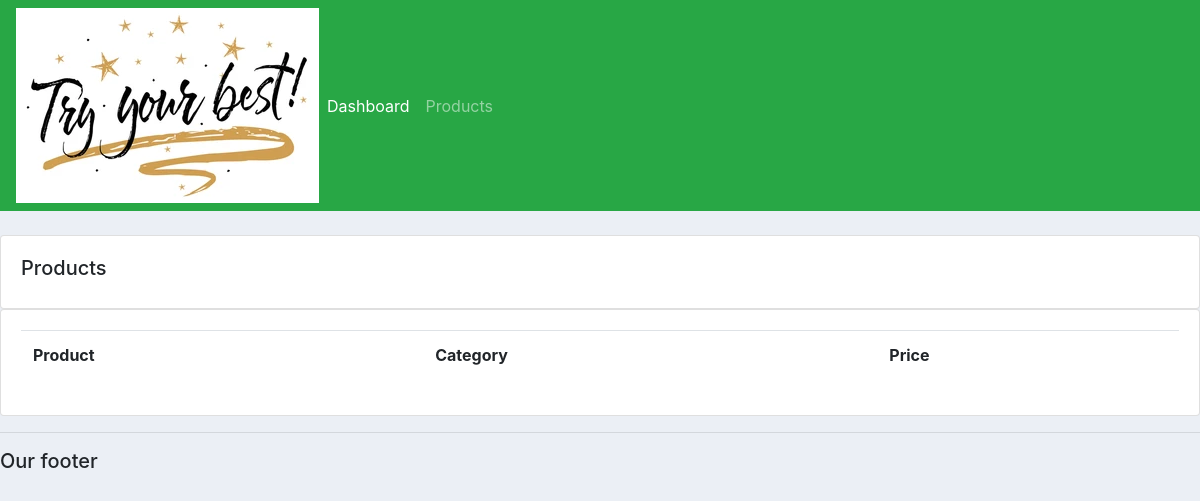
The app's page /products/, older data.
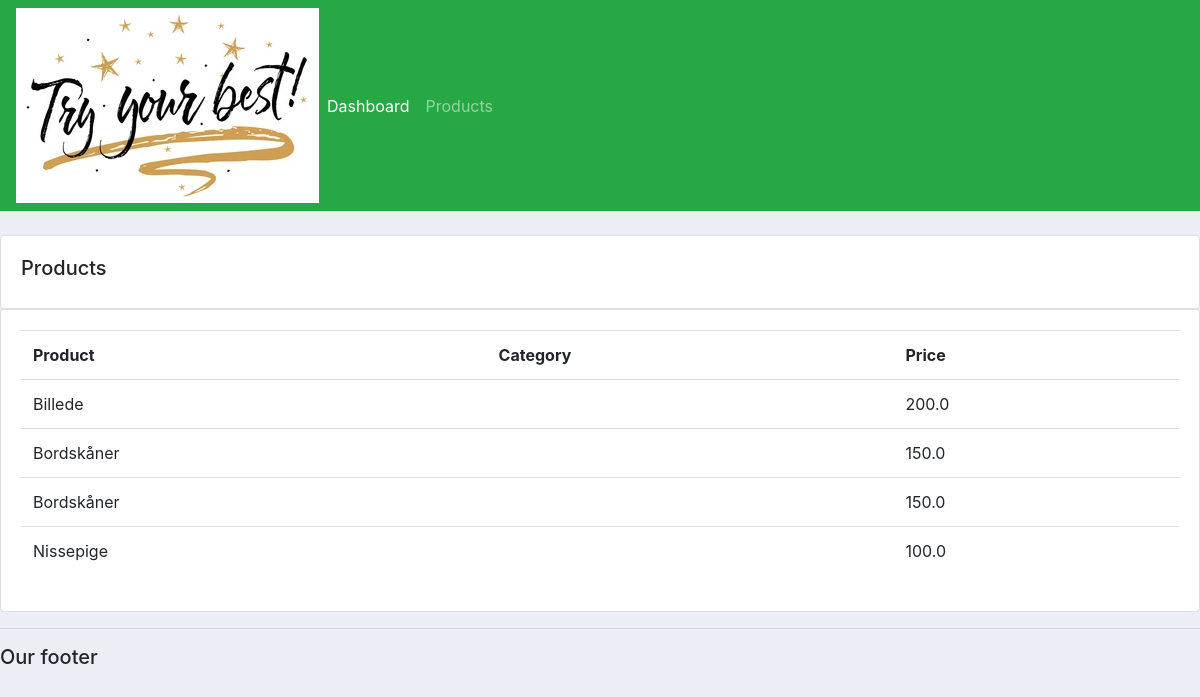
The same page, newer data.
### accounts/models.py (models this page shows, shortened)
class Product(models.Model):
		CATEGORY = (
				('Indoor', 'Indoor'),
				('Out Door', 'Out Door'),
				)
		name = models.CharField(max_length=200, null=True)
		price = models.FloatField(null=True)
		category = models.CharField(max_length=200, null=True, choices=CATEGORY)
		description = models.CharField(max_length=200, null=True)
		date_created = models.DateTimeField(auto_now_add=True, null=True)
		tags = models.ManyToManyField(Tag)

### accounts/views.py (the view)
# urls.py: path('products/', views.products, name='products'),
def products(request):
    products = Product.objects.all()
    return render(request, 'accounts/products.html', {'products': products})

### accounts/templates/accounts/products.html
{% extends 'accounts/main.html' %}
{% block content %}
<br>
		<div class="row">
			<div class="col-md">
				<div class="card card-body">
					<h5>Products</h5>
				</div>
				<div class="card card-body">
					<table class="table">
						<tr>
							<th>Product</th>
							<th>Category</th>
							<th>Price</th>
						</tr>
						{% for i in products %}
							<tr>
								<td>{{ i.name }}</td>
								<td>{{ i.categori }}</td>
								<td>{{ i.price }}</td>
							</tr>
						{% endfor %}
					</table>
				</div>
			</div>
		</div>
{% endblock content %}

Row changes from the older to the newer data that the page shows:
added Product: name "Billede", price "200.0"
added Product: name "Bordskåner", price "150.0"
added Product: name "Bordskåner", price "150.0"
added Product: name "Nissepige", price "100.0"
